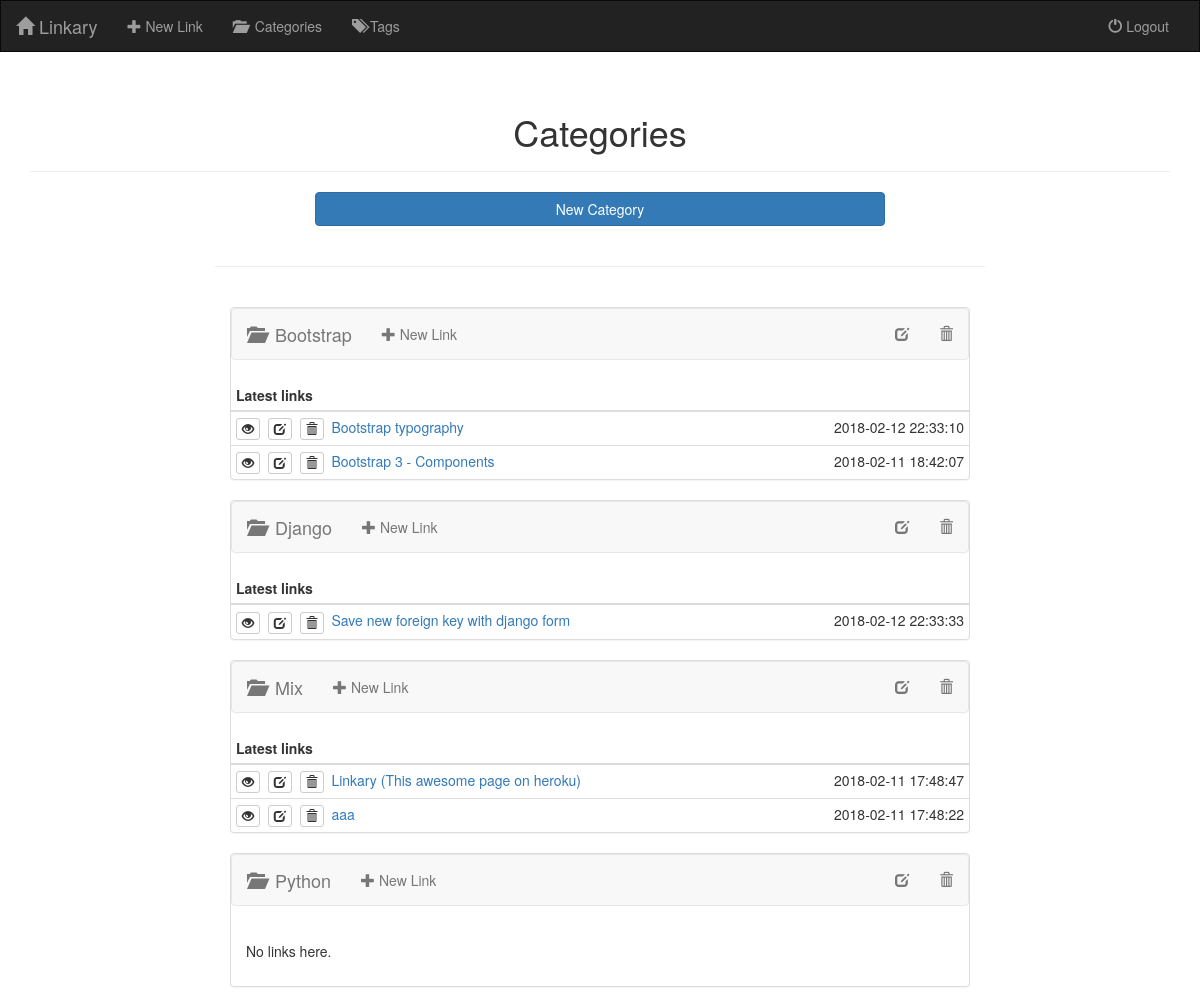
The page /category/ (signed in) on the database as committed earlier.
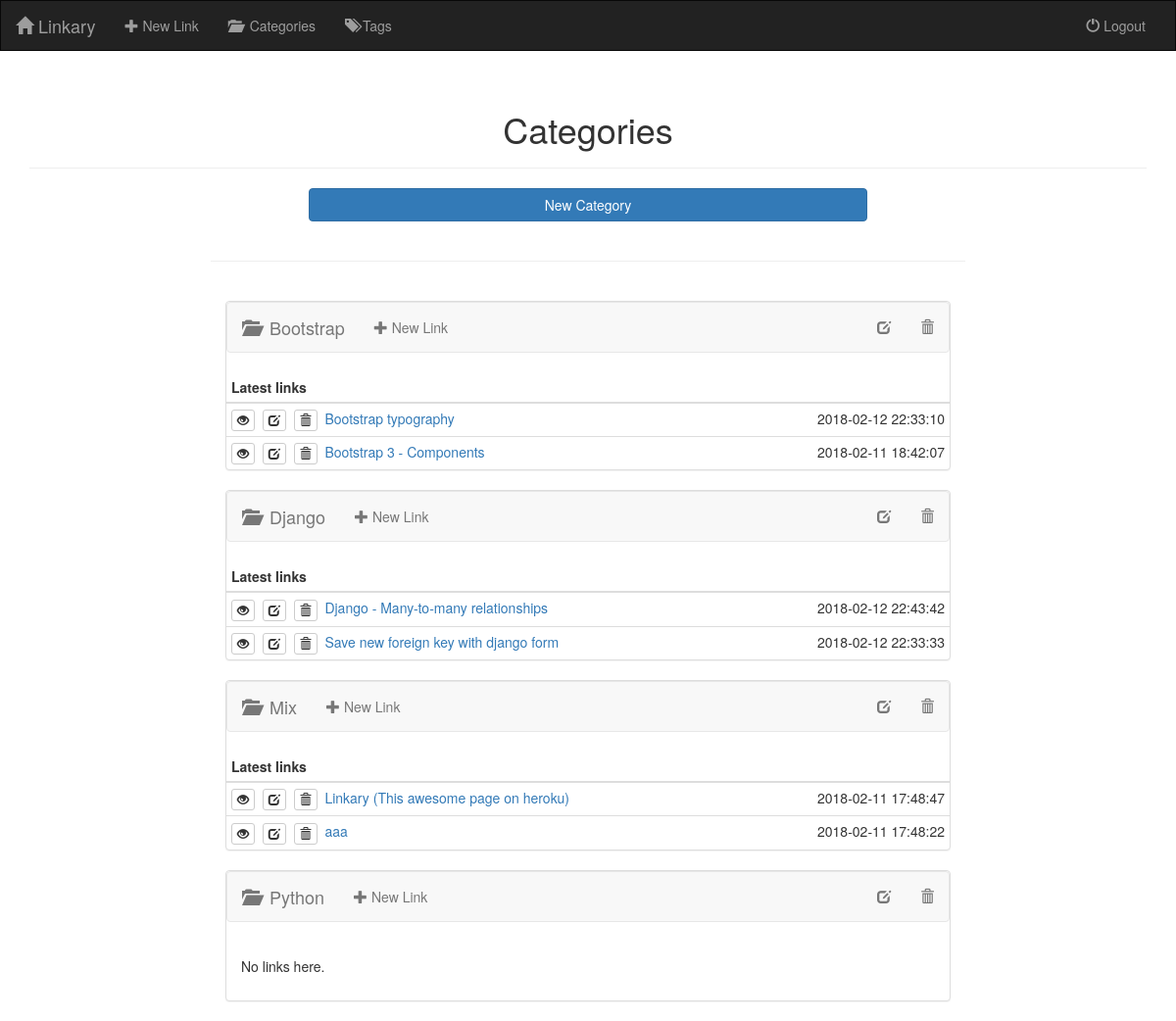
The same page on the database as committed later.
### linkary/models.py (models this page shows, shortened)
class TimedModel(models.Model):
    time_created = models.DateTimeField(auto_now_add=True)
    time_modified = models.DateTimeField(auto_now=True)
    class Meta:
        abstract = True

class Category(TimedModel):
    name = models.CharField(max_length=100, unique=True)
    class Meta:
        verbose_name_plural = 'Categories'
        ordering = ['name']
    def latest_links(self):
        result = self.link_set.order_by('-time_modified')[:10]
        return result

class Link(TimedModel):
    url = models.URLField()
    name = models.CharField(max_length=500)
    author = models.ForeignKey(User, on_delete=models.SET_NULL, blank=True, null=True)
    category = models.ForeignKey(Category, on_delete=models.SET_NULL, blank=True, null=True)
    tags = models.ManyToManyField(Tag, blank=True)
    class Meta:
        get_latest_by = ['time_created']
        ordering = ['-time_modified']

### linkary/views.py (the view)
# urls.py: path('category/', views.CategoryListView.as_view(), name='category_list'),
class CategoryListView(LoginRequiredMixin, ListView):
    model = models.Category
    ordering = ['name']

### linkary/templates/linkary/category_list.html (shortened to what this page needs)
{% extends 'linkary/base.html' %}
{% block content %}
    <div class="container">
        <div class="page-header">
            <h1 class="text-center">Categories</h1>
        </div>
    </div>
    <div class="container-fluid">
        <div class="row">
            <div class="col-sm-offset-3 col-sm-6">
                <a href="{% url 'category_create' %}" class="btn btn-primary btn-block">New Category</a>
            </div>
        </div>
        <div class="row">
            <div class="col-sm-offset-2 col-sm-8">
                <br>
                <hr>
                <br>
                <div class="container-fluid">
                    <div class="row row-eq-height">
                        {% for category in object_list %}
                            {% include 'linkary/category_thumbnail.html' %}
                        {% empty %}
                            <h3><small>No categories to show</small></h3>
                        {% endfor %}
                    </div>
                </div>
            </div>
        </div>
    </div>
{% endblock %}

### linkary/templates/linkary/category_thumbnail.html
<div class="col-md-12">
    <div class="panel panel-default">
        <div class="navbar navbar-default">
            <div class="container-fluid">
                <div class="navbar-header">
                    <a class="navbar-brand" href="{% url 'category_detail' category.pk %}" title="View details">
                        <span class="glyphicon glyphicon-folder-open"></span>&nbsp;&nbsp;{{ category.name }}
                    </a>
                </div>
                <ul class="nav navbar-nav">
                    <li>
                        <a href="{% url 'link_create' %}?category={{ category.pk }}" title="New Link">
                            <span class="glyphicon glyphicon-plus"></span>
                            New Link
                        </a>
                    </li>
                </ul>
                <ul class="nav navbar-nav navbar-right">
                    <li>
                        <a href="{% url 'category_edit' category.pk %}" title="Edit">
                            <span class="glyphicon glyphicon-edit"></span>
                        </a>
                    </li>
                    <li>
                        <a href="{% url 'category_delete' category.pk %}" title="Delete">
                            <span class="glyphicon glyphicon-trash"></span>
                        </a>
                    </li>
                </ul>
            </div>
        </div>
        {% if category.link_set.count %}
            <table class="table table-condensed">
                <thead>
                    <tr>
                        <th>Latest links</th>
                        <th class="text-right"></th>
                    </tr>
                </thead>
                {% for link in category.latest_links %}
                <tr>
                    <td>
                        <a href="{% url 'link_detail' link.pk %}" class="btn btn-default btn-xs" title="Details...">
                            <span class="glyphicon glyphicon-eye-open"></span>
                        </a>&nbsp;
                        <a href="{% url 'link_edit' link.pk %}" class="btn btn-default btn-xs" title="Edit...">
                            <span class="glyphicon glyphicon-edit"></span>
                        </a>&nbsp;
                        <a href="{% url 'link_delete' link.pk %}" class="btn btn-default btn-xs" title="Delete...">
                            <span class="glyphicon glyphicon-trash"></span>
                        </a>&nbsp;
                        <a href="{{ link.url }}" target="_blank">{{ link.name }}</a>
                    </td>
                    <td class="text-right">{{ link.time_modified|date:'Y-m-d H:i:s' }}</td>
                </tr>
                {% endfor %}
            </table>
        {% else %}
            <div class="panel-body"><p>No links here.</p></div>
        {% endif %}
    </div>
</div>

Rows that differ between the two databases and show on the page:
added Link: name "Django - Many-to-many relationships", time_modified "2018-02-12 22:43:42", shown under Category "Django"
